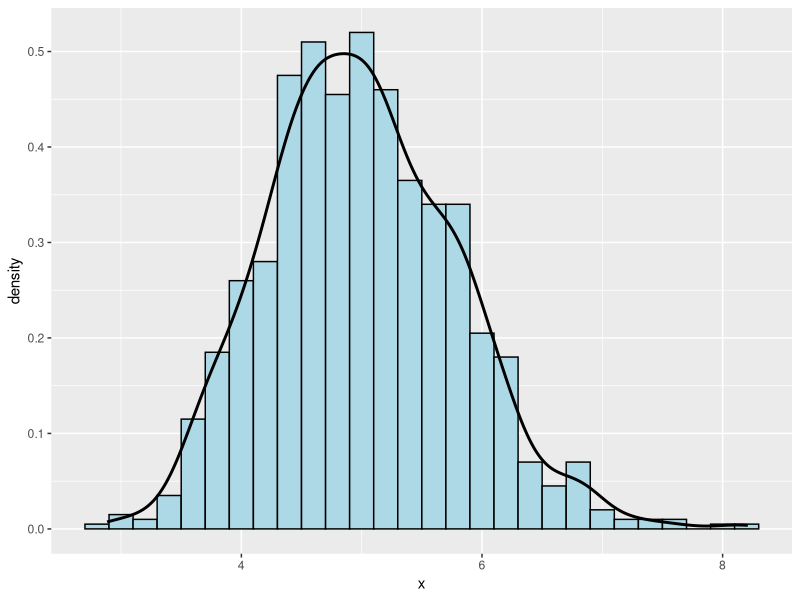
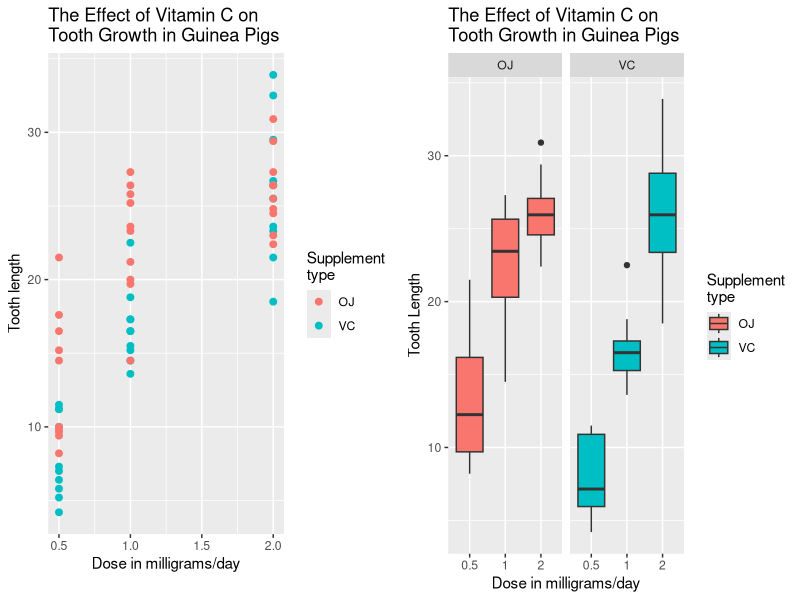

The R script that drew these images, in order: (Note: this script raises an error after producing the figures.)
## ---- chunk 1
n <- 40; lambda <- 0.2; nosim <- 1000;
# Create a matrix with a size n*nosim  
m <- matrix(data = rexp(nosim * n, lambda), nrow = nosim)
# Calculate mean of each row
df <- data.frame(x = apply(m, 1, mean))
str(df)
head(df)
## ---- chunk 2
a <- round(c(theoretical.mean = 1/lambda, sample.mean = mean(df$x), 
             theoretical.sd = (1/lambda)/sqrt(n), sample.sd = sd(df$x),
             theoretical.variance = (1/lambda)/sqrt(n), sample.variance = ((1/lambda)/sqrt(n))^2)
           ,3)
a
## ---- chunk 3
require(ggplot2)
g1 <- ggplot(data = df, aes(x = x)) 
g1 <- g1 + geom_histogram(aes(y = ..density..), fill = "lightblue", binwidth=0.2, colour = "black")
g1 <- g1 + geom_density(size = 1, colour = "black")
g1
## ---- chunk 4
# Load data
library(datasets)
data(ToothGrowth)

# Preview data
head(ToothGrowth, n = 5)

# Preview data by a scatterplot
library(ggplot2)
g2 <- ggplot(ToothGrowth, aes(x=dose, y=len, shape=supp, color=supp, size=supp)) +
    geom_point(size=2, shape=19) +
    labs(x = "Dose in milligrams/day",
         y = "Tooth length",
         caption = '') + 
    ggtitle("The Effect of Vitamin C on 
Tooth Growth in Guinea Pigs") +
    labs(color="Supplement
type") 

# Preview data by a boxplot
g3 <- ggplot(ToothGrowth, aes(x = factor(dose), y = len, fill = supp)) +
    geom_boxplot() +
    facet_grid(.~supp) +
    ggtitle("The Effect of Vitamin C on 
Tooth Growth in Guinea Pigs") +
    scale_x_discrete("Dose in milligrams/day") +   
    scale_y_continuous("Tooth Length") +  
    scale_fill_discrete(name="Supplement
type") 
require(gridExtra)
grid.arrange(g2, g3, ncol=2)
## ---- chunk 5
# Preview any missing values
any (is.na(ToothGrowth))

# Preview the dimension
dim(ToothGrowth)

# Preview an internal structure
str(ToothGrowth)

# Preview a Five-number summary
summary(ToothGrowth)

# Preview data in terms of table
table(ToothGrowth$supp,ToothGrowth$dose, useNA="ifany")
## ---- chunk 6
# Code: the independent t test with variance equal or unequal assumptions.
equal_t <- t.test(len~supp, paired = FALSE, var.equal = TRUE, alt = "greater", data = ToothGrowth, conf.level = 0.95)
unequal_t <- t.test(len~supp, paired = FALSE, var.equal = FALSE, alt = "greater", data = ToothGrowth, conf.level = 0.95)
# Note: alternative is a character string describing the alternative hypothesis.

# Code: Permutation tests to test the null hypothesis of no difference between treatment groups.
permuatation <- function(y, group, g1_name, g2_name) {
    # to calculate the mean of two groups, notice here group is a variable. 
    testStat <- function(w, g) mean(w[g == g1_name]) - mean(w[g == g2_name])
    # To calculate the difference of mean between group OJ and VC. 
    observedStat <- testStat(y, group)
    #Permutation: change the group label of subdata randomly for 10000 times, i.e., if the group if irrevelant to the y. 
    permutations <- sapply(1 : 10000, function(i) testStat(y, sample(group)))
    permutate_t <- sum(permutations > observedStat)/10000
    permutate_t
}
permutate_t <- permuatation(ToothGrowth$len, as.character(ToothGrowth$supp), "OJ","VC")

result <- data.frame(
    "p-value" = round(c(equal_t$p.value, unequal_t$p.value, permutate_t),3),
    "t statistic" = round(c(equal_t$statistic, unequal_t$statistic,  NA), 3)
)
row.names(result) <- c("var.equal", "var.unequal", "permutation test")
result
## ---- chunk 7
# Code: the independent t test with variance equal or unequal assumptions.
t0.5 <- ToothGrowth[which (ToothGrowth$dose == 0.5),]
equal_t0.5 <- t.test(len~supp, paired = FALSE, var.equal = TRUE, alt = "greater", data = t0.5, conf.level = 0.95)
unequal_t0.5 <- t.test(len~supp, paired = FALSE, var.equal = FALSE, alt = "greater", data = t0.5, conf.level = 0.95)
permutate_t0.5 <- permuatation(t0.5$len, as.character(t0.5$supp), "OJ","VC")


t1 <- ToothGrowth[which (ToothGrowth$dose == 1),]
equal_t1 <- t.test(len~supp, paired = FALSE, var.equal = TRUE, alt = "greater", data = t1, conf.level = 0.95)
unequal_t1 <- t.test(len~supp, paired = FALSE, var.equal = FALSE, alt = "greater", data = t1, conf.level = 0.95)
permutate_t1 <- permuatation(t1$len, as.character(t1$supp), "OJ","VC")


t2 <- ToothGrowth[which (ToothGrowth$dose == 2),]
equal_t2 <- t.test(len~supp, paired = FALSE, var.equal = TRUE, alt = "greater", data = t2, conf.level = 0.95)
unequal_t2 <- t.test(len~supp, paired = FALSE, var.equal = FALSE, alt = "greater", data = t2, conf.level = 0.95)
permutate_t2 <- permuatation(t2$len, as.character(t2$supp), "OJ","VC")
# Note: alternative is a character string describing the alternative hypothesis.

result <- data.frame(
    "p-value" = round(c(equal_t0.5$p.value, unequal_t0.5$p.value, permutate_t0.5,
                  equal_t1$p.value, unequal_t1$p.value, permutate_t1,
                  equal_t2$p.value, unequal_t2$p.value, permutate_t2), 3),
    "t statistic" = round(c(equal_t0.5$statistic, unequal_t0.5$statistic, NA,
                     equal_t1$statistic, unequal_t2$statistic, NA,
                     equal_t1$statistic, unequal_t2$statistic, NA),3)
    )

row.names(result) <- c("Dosage 0.5mg (var.equal)", "Dosage 0.5mg (var.unequal)", "Dosage 0.5mg (permutation test)",
                       "Dosage 1mg  (var.equal)", "Dosage 1mg (var.unequal)", "Dosage 1mg (permutation test)",
                       "Dosage 2mg (var.equal)", "Dosage 2mg  (var.unequal)", "Dosage 2mg (permutation test)")
result
